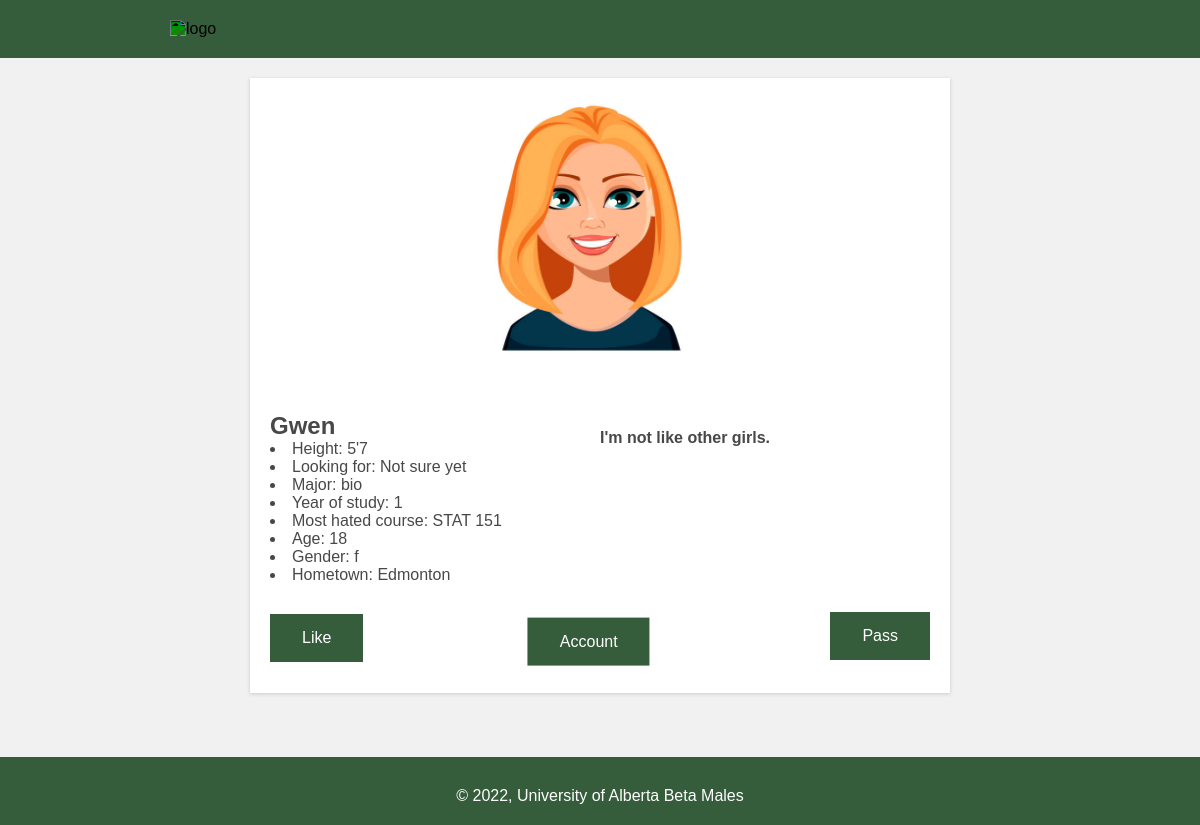
The page /swipe/ (signed in) on the database its author committed.
### account/models.py (models this page shows, shortened)
class UserInfo(models.Model):
    user = models.OneToOneField(
        to=User,
        on_delete=models.CASCADE,
        )
    image_file = models.ImageField(
        null=True,
        blank=True
        )
    height_ft = models.IntegerField()
    height_in = models.IntegerField()
    looking_for = models.CharField(max_length=40)
    target_gender = models.CharField(max_length=40)
    major = models.CharField(max_length=40)
    year_of_study = models.IntegerField()
    most_hated_course = models.CharField(max_length=40)
    first_name = models.CharField(max_length=40, null=True, blank=True)
    age = models.IntegerField()
    gender = models.CharField(max_length=40)
    hometown = models.CharField(max_length=50)
    bio = models.TextField(max_length=300)
    def get_attributes(self):
        attrs = [
            str(self.height_ft)+"'"+str(self.height_in),
            self.looking_for,
            self.major,
            self.year_of_study,
            self.most_hated_course,
            self.age,
            self.gender,
            self.hometown,
            self.bio
        ]
        labels = [
            "Height: ",
            "Looking for: ",
            "Major: ",
            "Year of study: ",
            "Most hated course: ",
            "Age: ",
            "Gender: ",
            "Hometown: ",
            "Bio: "
        ]
        return dict(zip(labels, attrs))

### swipe/views.py (the view, shortened to what this page needs)
# urls.py: path("", include("swipe.urls")),
def swipe(request):
    context = {}
    context["index"] = INDEX_URL
    user = request.user
    user_info = UserInfo.objects.get(user=user)
    current_profile = None
    while not current_profile:
        available_infos = UserInfo.objects.all()
        try:
            profile = available_infos.order_by("?").first()
            if are_compatible(profile, user_info) and is_not_self(profile, user_info):
                current_profile = profile
        except:
            context["user_image"] = None
    user_info = UserInfo.objects.get(user=current_profile.user)
    context["account_url"] = ACCOUNT_URL
    context["index"] = INDEX_URL
    context["first_name"] = current_profile.user.first_name
    temp = current_profile.get_attributes()
    context["bio"]  = temp.popitem()[1]
    context["profile_info"] = temp
    context["image_url"] = STATIC_URL.format(current_profile.image_file)
    return render(request, "swipe.html", context)

### swipe/views.py (called while the page is built)
def are_compatible(info1, info2):
    try:
        assert info1.gender in info2.target_gender
        assert info2.gender in info1.target_gender
        return True
    except AssertionError:
        return False

def is_not_self(profile, user_info):
    try:
        assert profile.user != user_info.user
        return True
    except AssertionError:
        return False

### swipe/templates/swipe.html (shortened to what this page needs)
{% load static %}
<!DOCTYPE html>
<html>
    <head>
    </head>
    <body>
        <header>
            <a href={{index}}>
            <img alt="logo" src="https://logodix.com/logo/1031274.png">
        </header>
        <main>
            <article>
                <img src="{{image_url}}" height=300 width=300></img>
                <p>
                    <h2>{{first_name}}</h2>
                    {% for label, info in profile_info.items %}
                        <li>{{label}}{{info}}</li>
                    {% endfor %}
                        <div>
                            <h4>{{bio}}</h4>
                        </div>
                </p>
                <form method="post">
                    <button type='submit' value="Like">Like</button>
                </form>
                <div2>
                    <button type="submit">
                        <a href={{account_url}}> Account </a>
                    </button>
                </div2>
                <form method="post">
                    <button type='submit' value="Pass">Pass</button>
                </form>
            </article>
        </main>
    </body>
    <footer>
        <p> &copy; <script>document.write(new Date().getFullYear());</script>, University of Alberta Beta Males</p>
    </footer>
</html>

### rows shown on the page
UserInfo: profile_info "Not sure yet" "bio" "STAT 151" "Edmonton", bio "I'm not like other girls."

### other values the page prints
{{ first_name }} "Gwen"
{{ label }} "Height:" "Looking for:" "Major:" "Year of study:" "Most hated course:" "Age:" "Gender:" "Hometown:"
{{ info }} "5'7" "1" "18" "f"
